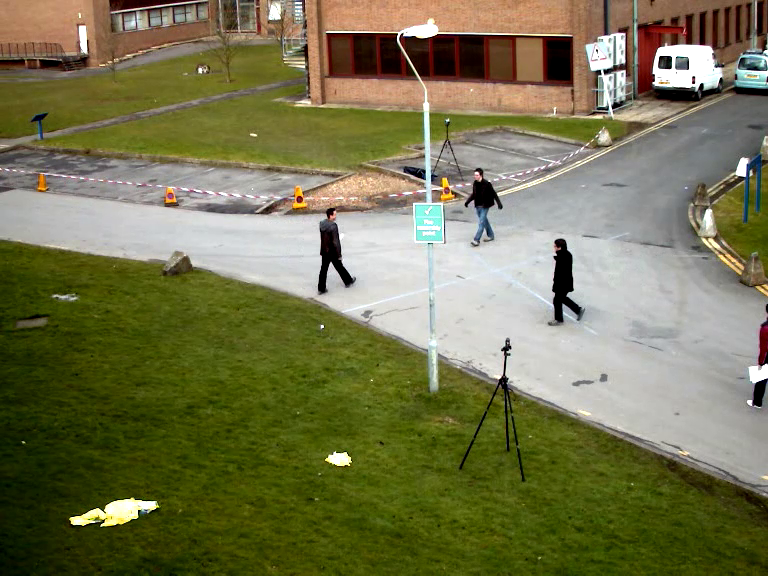
#> input picture frame 10 of exp13-input video.mp4, 768 x 576 px, given in place of input_video.mp4, which was not available
$ python 'exp 13-code.py'
#> lines starting #> are read from the running program, lines starting #| are printed output that depends on the picture
import cv2
import numpy as np

# Open the input video
cap = cv2.VideoCapture("input_video.mp4")

# Check whether the video is opened
if not cap.isOpened():
    print("Error: Cannot open the video.")
    exit()

# Get video properties
width = int(cap.get(cv2.CAP_PROP_FRAME_WIDTH))
height = int(cap.get(cv2.CAP_PROP_FRAME_HEIGHT))
fps = cap.get(cv2.CAP_PROP_FPS)

# Define output video
fourcc = cv2.VideoWriter_fourcc(*"mp4v")

out = cv2.VideoWriter(
    "perspective_output.mp4",
    fourcc,
    fps,
    (width, height)
)

# Define source points
src_points = np.float32([
    [100, 100],
    [width - 100, 100],
    [100, height - 100],
    [width - 100, height - 100]
])

# Define destination points
dst_points = np.float32([
    [0, 0],
    [width - 1, 0],
    [0, height - 1],
    [width - 1, height - 1]
])

# Calculate perspective transformation matrix
matrix = cv2.getPerspectiveTransform(
    src_points,
    dst_points
)

while True:

    # Read one frame
    success, frame = cap.read()
#> frame is the input picture: shape (576, 768, 3); mean B, G, R 79.2, 116.5, 117.7

    # Stop when the video ends
    if not success:
        break

    # Apply perspective transformation
    transformed_frame = cv2.warpPerspective(
        frame,
        matrix,
        (width, height)
    )
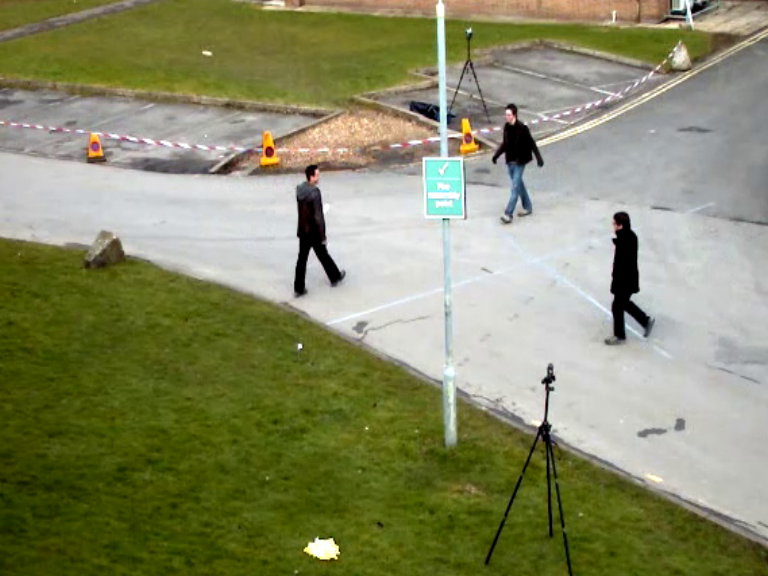
#> transformed_frame: shape (576, 768, 3); mean B, G, R 102.8, 138.8, 136

    # Display original video
    cv2.imshow(
        "Original Video",
        frame
    )

    # Display transformed video
    cv2.imshow(
        "Perspective Transformed Video",
        transformed_frame
    )

    # Save transformed frame
    out.write(transformed_frame)

    # Press Q to stop
    if cv2.waitKey(25) & 0xFF == ord("q"):
#> (key q is pressed here)
        break

# Release video objects
cap.release()
out.release()

# Close all windows
cv2.destroyAllWindows()

print("Perspective transformation completed!")
print("Output saved as perspective_output.mp4")

$ run again, starting later in the video
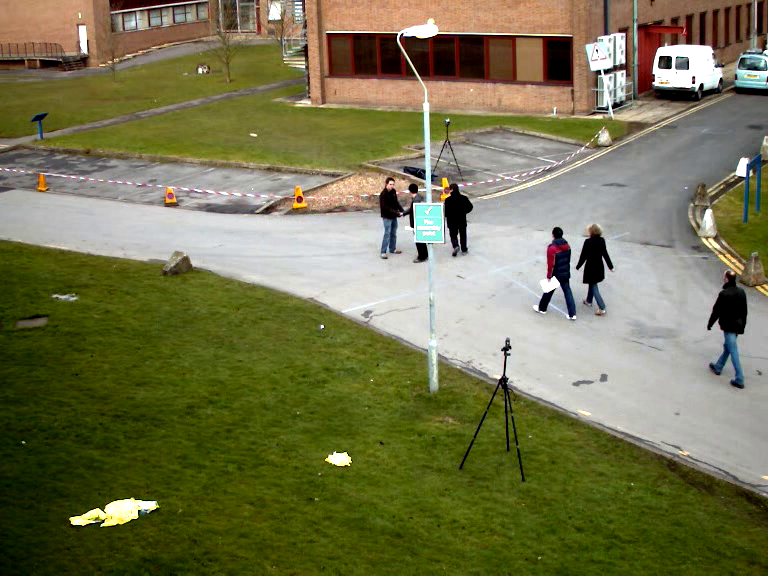
#> input picture frame 45 of exp13-input video.mp4, 768 x 576 px, given in place of input_video.mp4, which was not available
#> frame is the input picture: shape (576, 768, 3); mean B, G, R 78.8, 116, 117.2
#> `transformed_frame = cv2.warpPerspective( frame, matrix, (width, height..`:
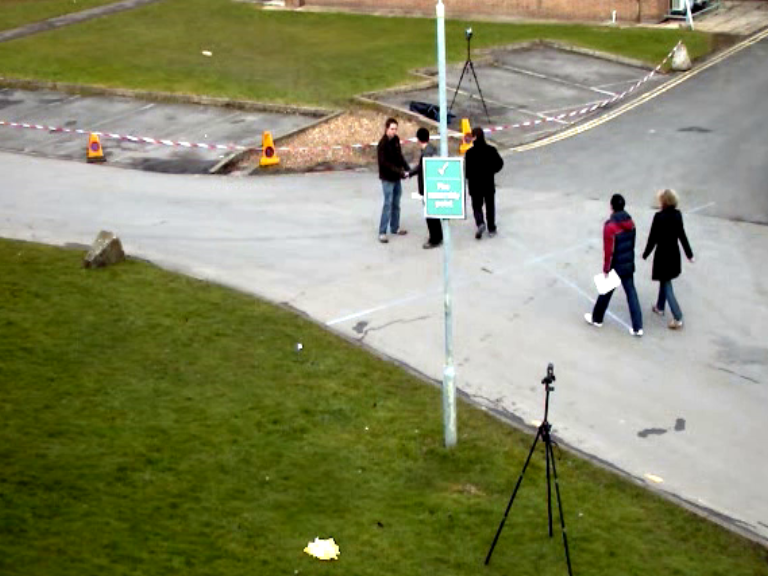
#> transformed_frame: shape (576, 768, 3); mean B, G, R 102, 137.6, 135

$ run again, starting later in the video
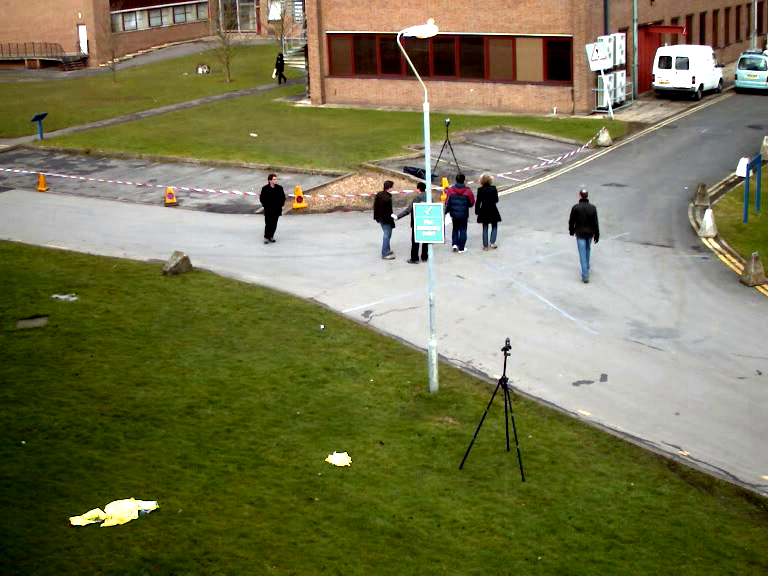
#> input picture frame 80 of exp13-input video.mp4, 768 x 576 px, given in place of input_video.mp4, which was not available
#> frame is the input picture: shape (576, 768, 3); mean B, G, R 81.3, 118.6, 119.7
#> `transformed_frame = cv2.warpPerspective( frame, matrix, (width, height..`:
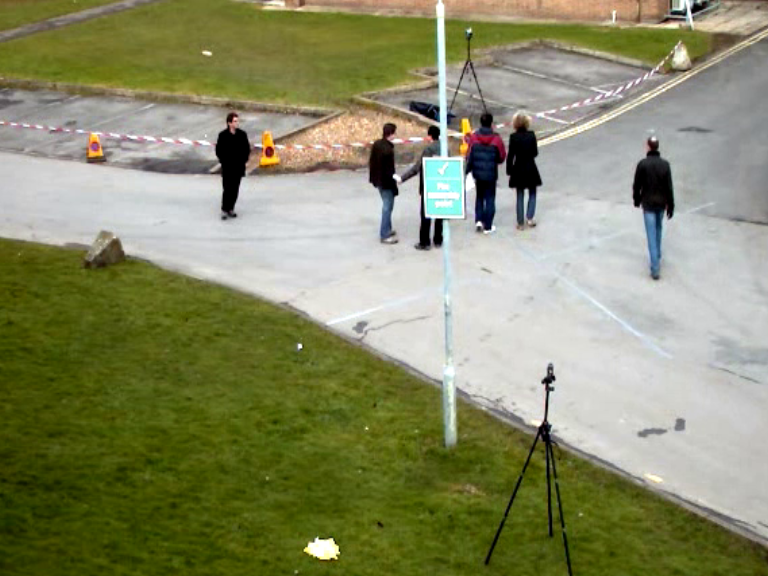
#> transformed_frame: shape (576, 768, 3); mean B, G, R 103.4, 139.1, 136.3
